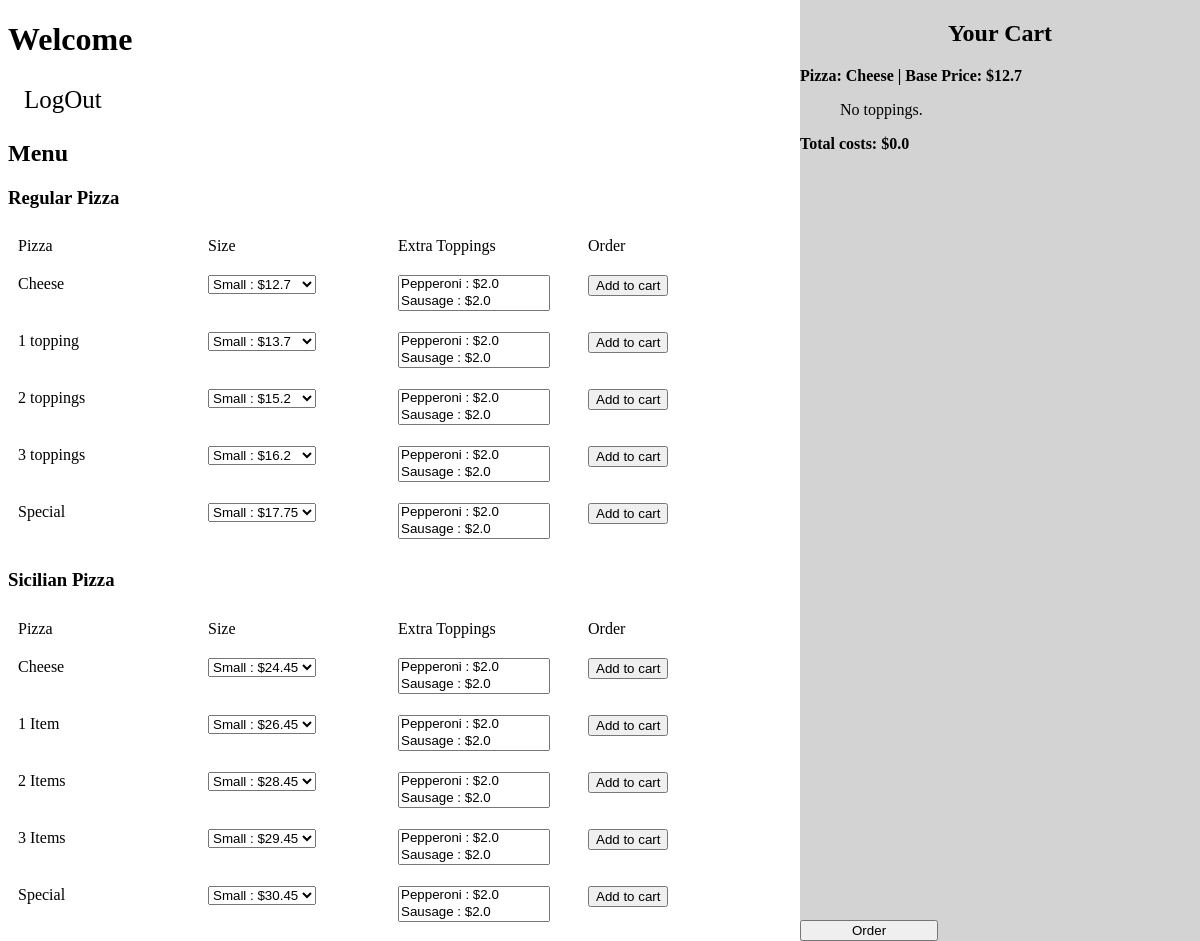
Before: / (signed in) with the older database file.
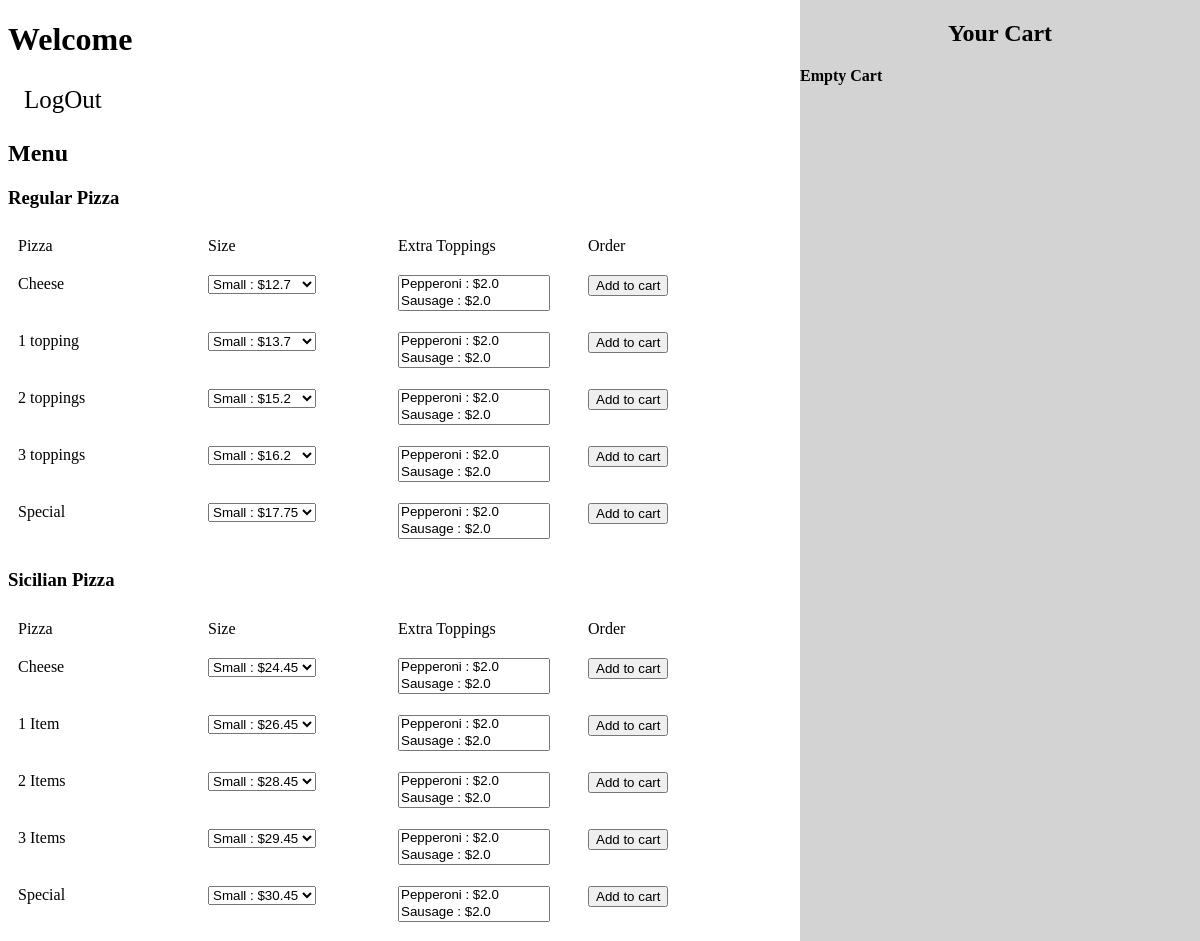
After: the same page with the newer database file.
### orders/models.py (models this page shows, shortened)
class RegularPizza(models.Model):
	name = models.CharField(max_length=64)
	price_small = models.FloatField()
	price_large = models.FloatField()
	toppings = models.ManyToManyField(Topping, blank=True, related_name="regular_pizzas")

class SicilianPizza(models.Model):
	name = models.CharField(max_length=64)
	price_small = models.FloatField()
	price_large = models.FloatField()
	toppings = models.ManyToManyField(Topping, blank=True, related_name="sicilian_pizzas")

class Cart(models.Model):
	user = models.CharField(max_length=64)
	item_name = models.CharField(max_length=64)
	item_price = models.FloatField()
	extra_toppings = models.ManyToManyField(Topping, blank=True, related_name="cart")
	grand_total = models.FloatField(default=0)
	def __str__(self):
		return f"{self.user} ordered {self.item_name} costing ${self.item_price}"

### orders/views.py (the view)
# urls.py: path("", views.index, name="index"),
def index(request):
	if not request.user.is_authenticated:
		return render(request, "orders/login.html", {"message": None})
	fname = request.user.first_name
	print(f"User is: {fname}")
	cart = Cart.objects.filter(user=fname)
	print(f"cart is this: {cart}")
	user_cart = []
	total = 0
	for c in cart:
		user_cart.append(c)
		total += c.grand_total
	print(user_cart)
	context = {
		"user": request.user,
		"regularpizzas": RegularPizza.objects.all(),
		"sicilianpizzas": SicilianPizza.objects.all(),
		"toppings": Topping.objects.all(),
		"user_cart": user_cart,
		"total": total,
	}
	return render(request, "orders/menu.html", context)

### orders/templates/orders/menu.html (shortened to what this page needs)
{% extends "orders/base.html" %}
{% block body %}
	<h1> Welcome {{ user.first_name }}</h1>
	<div class="logout-btn">
		<a href="{% url 'logout' %}">LogOut</a>
	</div>
	<h2>Menu</h2>
	<h3>Regular Pizza</h3>
	<div class="row">
		<div class="column">Pizza</div>
		<div class="column">Size</div>
		<div class="column">Extra Toppings</div>
		<div class="column">Order</div>
	</div>
	{% for regularpizza in regularpizzas %}
		<form action="{% url 'cart' regularpizza.id %}" method="post">
			<div class="row">
				<div class="column">{{ regularpizza.name }}</div>
				<div class="column">
					<select name="size">
						<option value="{{ regularpizza.price_small }}">Small : ${{ regularpizza.price_small }}</option>
					</select>
				</div>
				<div class="column">
					<select name="toppings" size="2" multiple>
						{% for topping in toppings %}
							<option value="{{ topping.id }}">{{topping.topping}} : ${{topping.rate }}</option>
						{% endfor %}
					</select>
				</div>
				<div class="column"><input type="submit" value="Add to cart"/></div>
			</div>
		</form>
	{% endfor %}
	<h3>Sicilian Pizza</h3>
	<div class="row">
		<div class="column">Pizza</div>
		<div class="column">Size</div>
		<div class="column">Extra Toppings</div>
		<div class="column">Order</div>
	</div>
	{% for sicilianpizza in sicilianpizzas %}
		<form action="{% url 'cart' sicilianpizza.id %}" method="post">
			<div class="row">
				<div class="column">{{ sicilianpizza.name }}</div>
				<div class="column">
					<select name="size">
						<option value="{{ sicilianpizza.price_small }}">Small : ${{ sicilianpizza.price_small }}</option>
					</select>
				</div>
				<div class="column">
					<select name="toppings" size="2" multiple>
						{% for topping in toppings %}
							<option>{{topping.topping}} : ${{topping.rate }}</option>
						{% endfor %}
					</select>
				</div>
				<div class="column"><input type="submit" value="Add to cart"></div>
			</div>
		</form>
	{% endfor %}
	<div class="cart">
		<h2 align="center">Your Cart</h2>
		{% if user_cart %}
				{% for c in user_cart %}
				<div><p><b>Pizza: {{ c.item_name }} | Base Price: ${{ c.item_price }}</b></p></div>
				<div>
					<ul>
						{% for topping in c.extra_toppings.all %}
							<li><p> Topping : {{ topping.topping }} | Extra charge : ${{ topping.rate }}<p></li>
						{% empty %}
							<p> No toppings. </p>
						{% endfor %}
					</ul>
				</div>
				{% endfor %}
			<div><b>Total costs: ${{ total }}</b></div>
			<form action="" method="post">
				<input id="order-btn" type="submit" value="Order">
			</form>
		{% else %}
			<div><b>Empty Cart</b></div>
		{% endif %}
	</div>
{% endblock %}

Changed rows visible on the page:
no longer on this page (row edited): Cart: item_name "Cheese", item_price "12.7"
Other visible differences:
{{ total }}: "0.0" → (not shown)
form field value: "Order" → (not shown)
text no longer shown: "Total costs: $"
text now shown: "Empty Cart"
